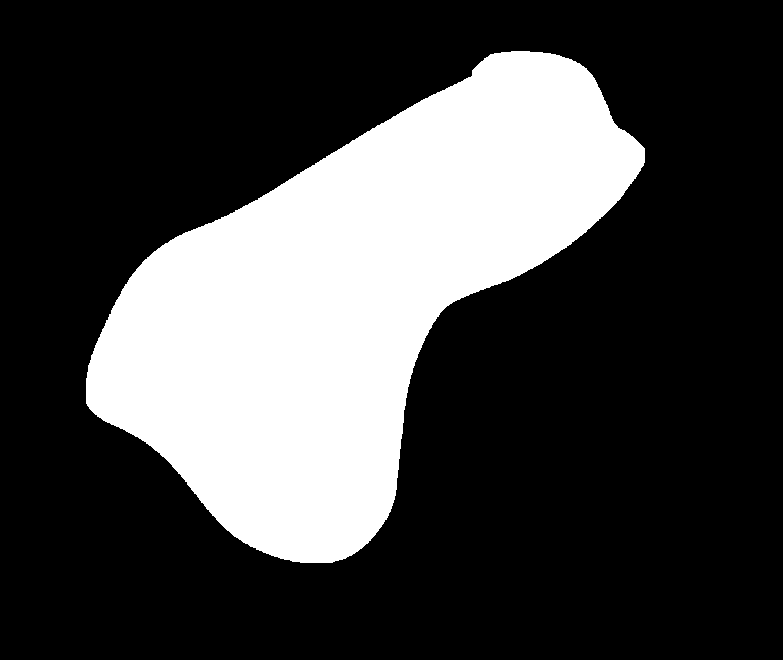
#> input picture Geometric Properties Binary Images/binaryImage3.bmp, 783 x 660 px
$ python BinaryImages.py
#> lines starting #> are read from the running program, lines starting #| are printed output that depends on the picture; after the words box and inside, x2 and y2 are one past the last pixel; in counts of white or black regions, pixels touching at a corner belong together
# -*- coding: utf-8 -*-
"""
Created on Wed Dec 22 12:53:24 2021

@author: otz55
"""

#video url
#Geometric Properties | Binary Images
#https://www.youtube.com/watch?v=ZPQiKXqHYrM&list=PL2zRqk16wsdr9X5rgF-d0pkzPdkHZ4KiT&index=16

import matplotlib.pyplot as plt
import numpy as np
from PIL import Image
from matplotlib.patches import Circle
import math

imgArr = np.asarray(Image.open('binaryImage3.bmp')).astype(np.float32)
#> imgArr: shape (660, 783) float32; values 0 (black) and 1 (white), 27.2% white; 1 white region, box (x1, y1, x2, y2) and area: (86, 51, 645, 563) 140386

#get center
y_pixels = np.arange(0, imgArr.shape[0]).reshape(-1, 1)
#> y_pixels = 660 values from 0 to 659
x_pixels = np.arange(0, imgArr.shape[1]).reshape(-1, 1)
#> x_pixels = 783 values from 0 to 782
area = np.ones((1, imgArr.shape[1]), np.float32).reshape(-1, 1)
#> area = 783 values from 1 to 1

area_sum = np.sum(np.dot(imgArr, area))
#> area_sum = 140386
x_bar = np.sum(np.dot(imgArr, x_pixels)) / area_sum
#> x_bar = 349
y_bar = np.sum(np.dot(imgArr.T, y_pixels)) / area_sum
#> y_bar = 298.4


#get orientation
x_mesh, y_mesh = np.meshgrid(x_pixels.T, y_pixels.T)

#get a
a_matrix = x_mesh - x_bar
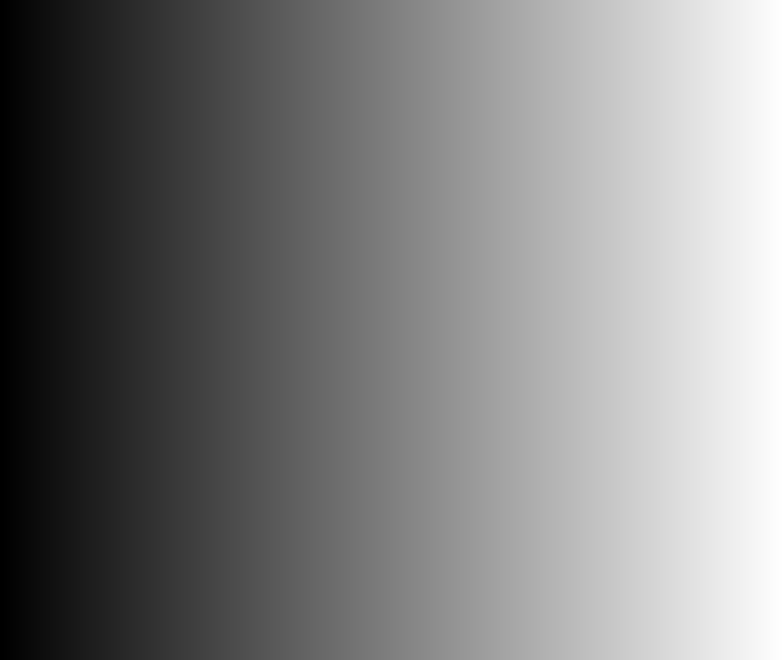
#> a_matrix: shape (660, 783) float64; min -349, max 433, mean 42; drawn with min black and max white
a_matrix = np.power(a_matrix, 2) * imgArr
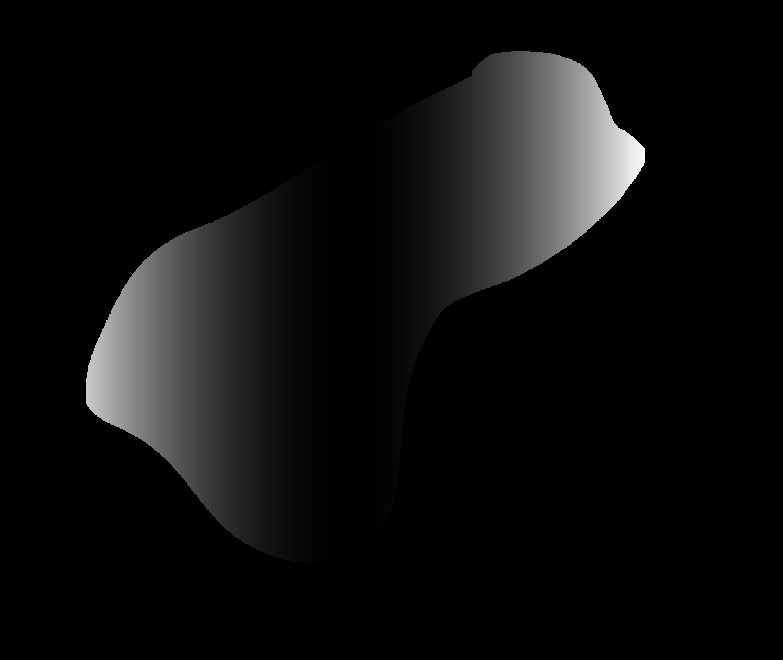
#> a_matrix: shape (660, 783) float64; min 0, max 87029.1, mean 4612; drawn with min black and max white
a = np.sum(a_matrix)
#> a = 2.38e+09
#get c
c_matrix = y_mesh - y_bar
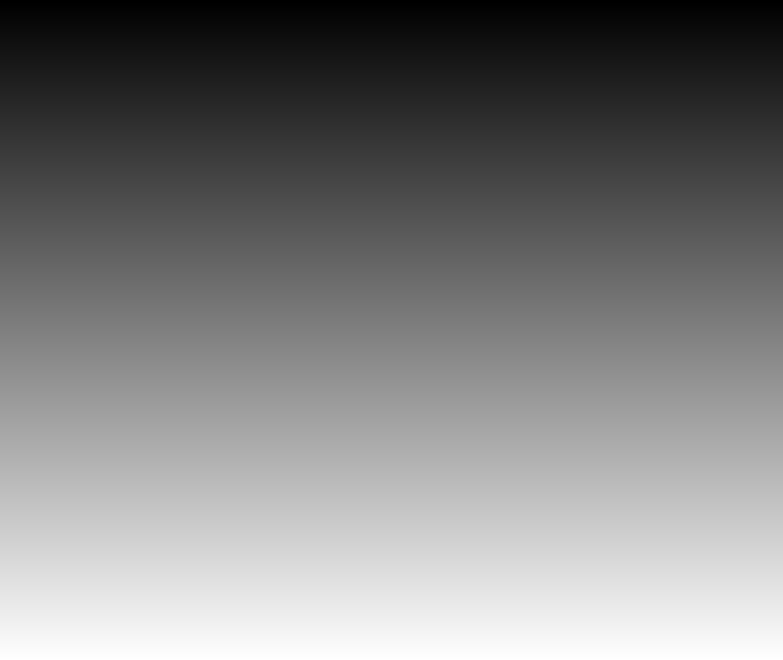
#> c_matrix: shape (660, 783) float64; min -298.4, max 360.6, mean 31.1; drawn with min black and max white
c_matrix = np.power(c_matrix, 2) * imgArr
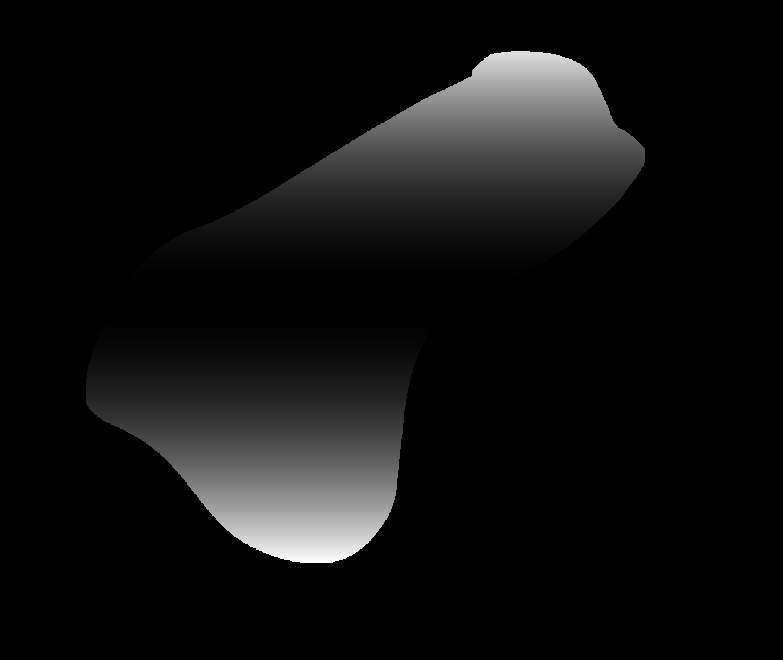
#> c_matrix: shape (660, 783) float64; min 0, max 69499.4, mean 4192.4; drawn with min black and max white
c = np.sum(c_matrix)
#> c = 2.17e+09

#get b
b_matrix = (x_mesh - x_bar) * (y_mesh - y_bar) * imgArr
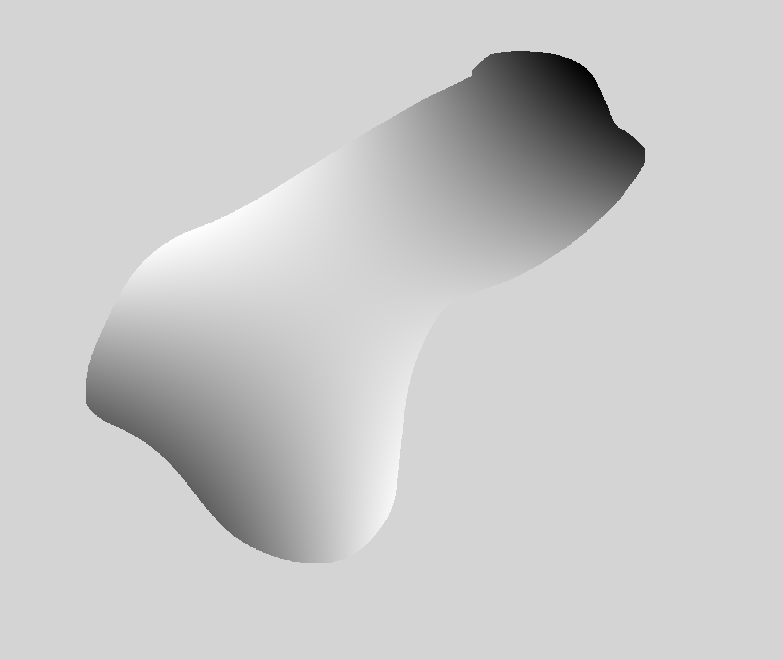
#> b_matrix: shape (660, 783) float64; min -54599.9, max 10884.7, mean -2688.2; drawn with min black and max white
b = np.sum(b_matrix)
#> b = -1.39e+09

#get theta
theta1 = math.atan(b/(a - c))/2
#> theta1 = -0.708
theta2 = theta1 + math.pi/2
#> theta2 = 0.863

#get min theta
theta = 0
if ((a - c) * math.cos(2 * theta1)) + (b * math.sin(2 * theta1)) > 0:
    theta = theta1
#> theta = -0.708
else:
    theta = theta2

#plot
fig, ax = plt.subplots(1)
ax.set_aspect('equal')
ax.imshow(imgArr)

#draw orientation line
m = math.sin(theta)/math.cos(theta)
#> m = -0.856

for i in range(0, imgArr.shape[1], 10):
    ax.add_patch(Circle((i, (m * (i - x_bar)) + y_bar), 5))


#add circle
cir = Circle((x_bar, y_bar), 10)
ax.add_patch(cir)

plt.show()
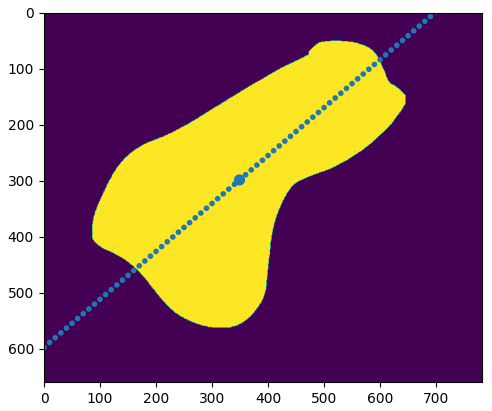
#> figure drawn by matplotlib, 1 panel

$ run again, with Geometric Properties Binary Images/BinaryImage4.bmp copied over Geometric Properties Binary Images/binaryImage3.bmp
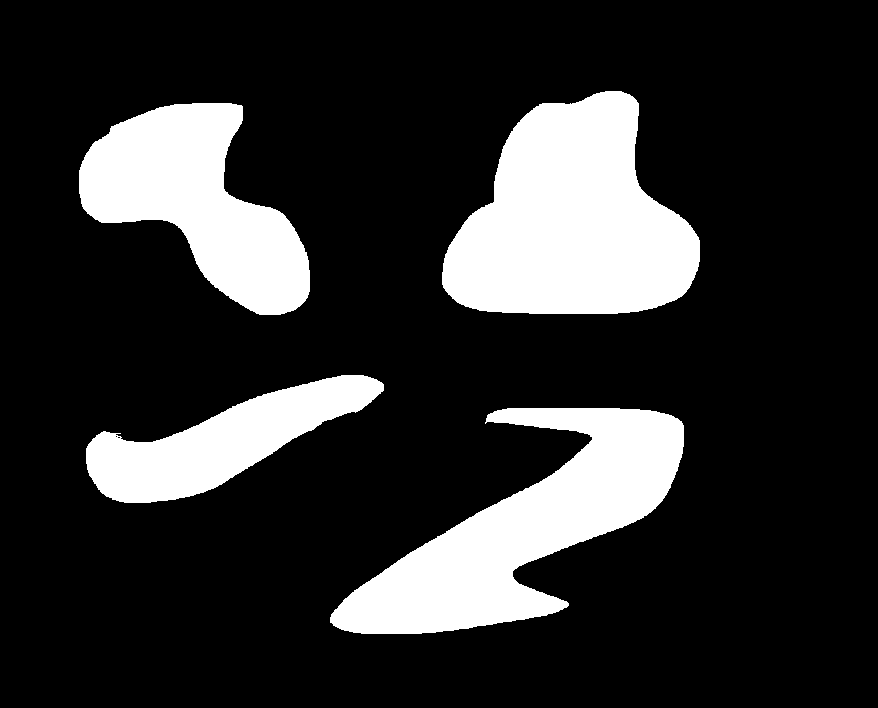
#> input picture Geometric Properties Binary Images/BinaryImage4.bmp, 878 x 708 px
#> imgArr: shape (708, 878) float32; values 0 (black) and 1 (white), 18.6% white; 4 white regions, box (x1, y1, x2, y2) and area: (442, 91, 700, 314) 39246, (330, 408, 684, 634) 34207, (79, 103, 310, 315) 25839, (86, 375, 384, 503) 16581
#> area_sum = 115873
#> x_bar = 423.9
#> y_bar = 338.7
#> a = 3.8e+09
#> c = 2.79e+09
#> `b_matrix = (x_mesh - x_bar) * (y_mesh - y_bar) * imgArr`:
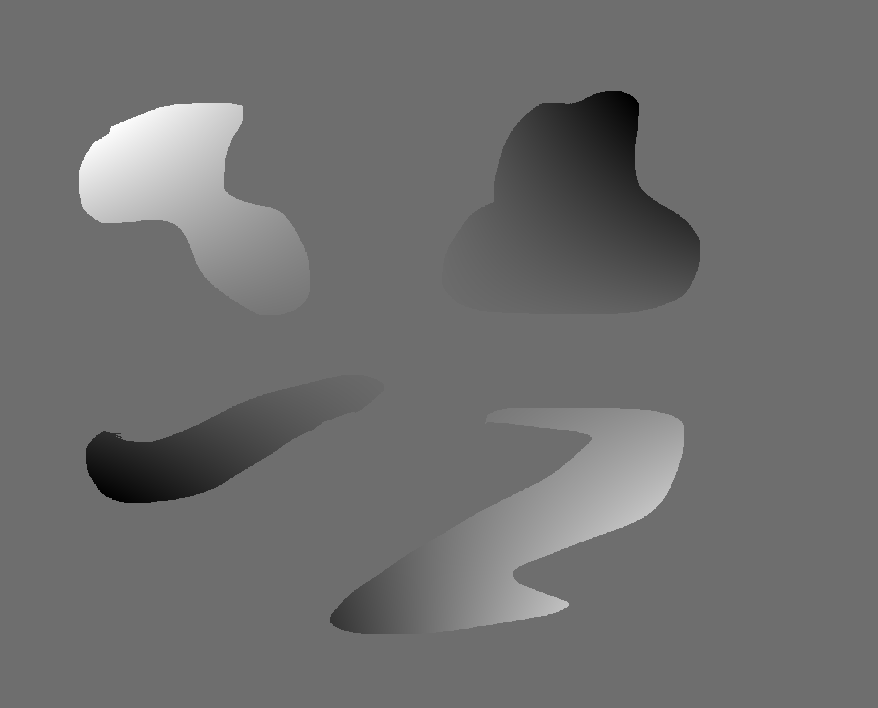
#> b_matrix: shape (708, 878) float64; min -50639.4, max 66551.3, mean 453.4; drawn with min black and max white
#> b = 281829021.3
#> theta1 = 0.136
#> theta2 = 1.71
#> theta = 0.136
#> m = 0.137
#> `plt.show()`:
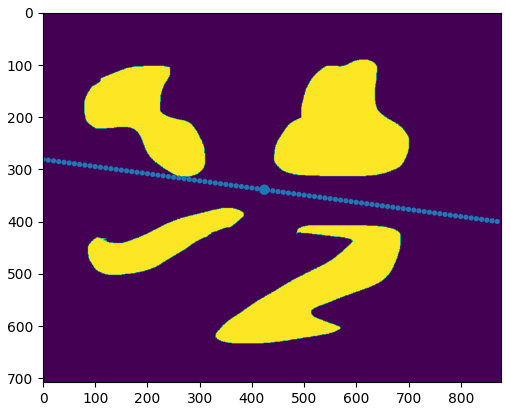
#> figure drawn by matplotlib, 1 panel

$ run again, with Geometric Properties Binary Images/binaryImage2.bmp copied over Geometric Properties Binary Images/binaryImage3.bmp
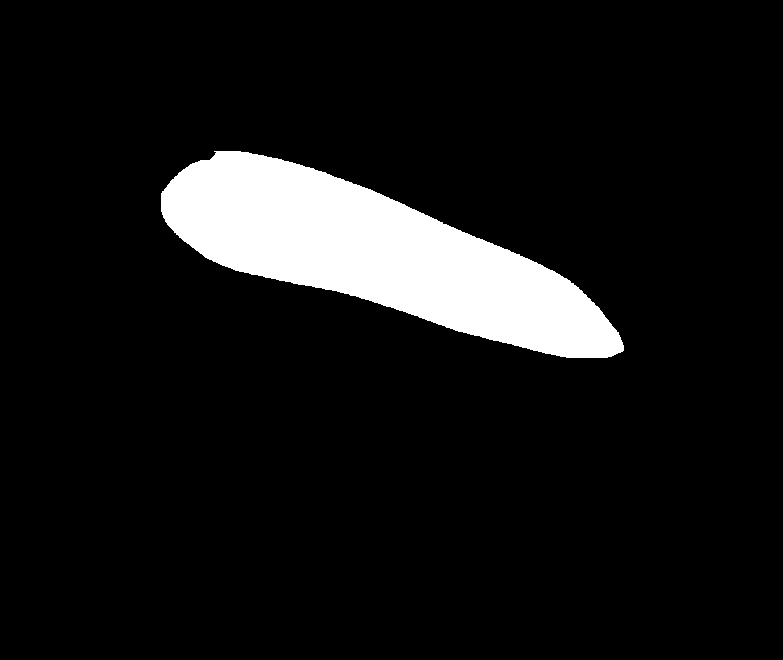
#> input picture Geometric Properties Binary Images/binaryImage2.bmp, 783 x 660 px
#> imgArr: shape (660, 783) float32; values 0 (black) and 1 (white), 8.6% white; 1 white region, box (x1, y1, x2, y2) and area: (161, 151, 624, 358) 44511
#> area_sum = 44511
#> x_bar = 376.8
#> y_bar = 253.4
#> a = 640100362
#> c = 106738194.9
#> `b_matrix = (x_mesh - x_bar) * (y_mesh - y_bar) * imgArr`:
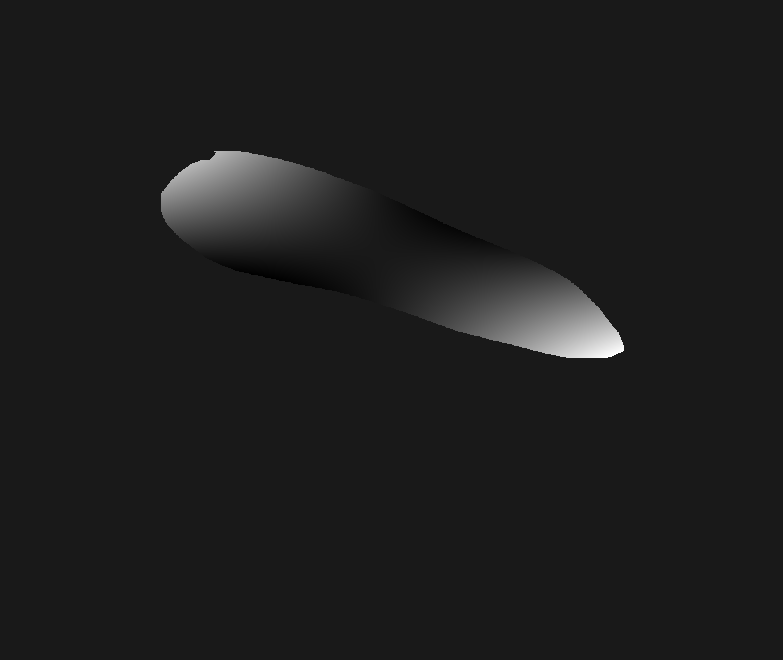
#> b_matrix: shape (660, 783) float64; min -2642.8, max 24038.4, mean 394.8; drawn with min black and max white
#> b = 204032220.1
#> theta1 = 0.183
#> theta2 = 1.75
#> theta = 0.183
#> m = 0.185
#> `plt.show()`:
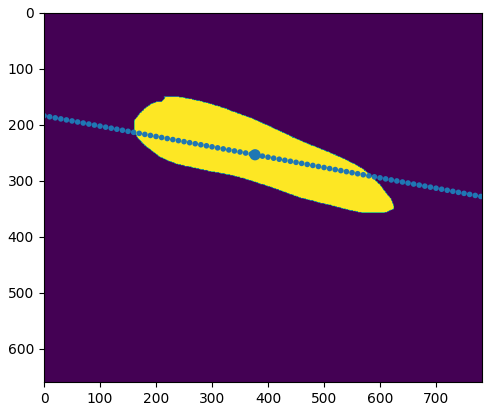
#> figure drawn by matplotlib, 1 panel
